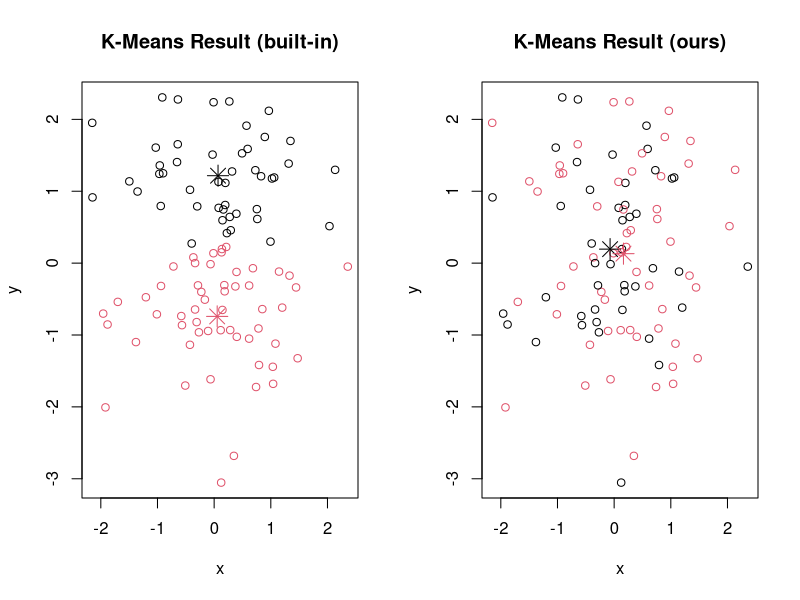
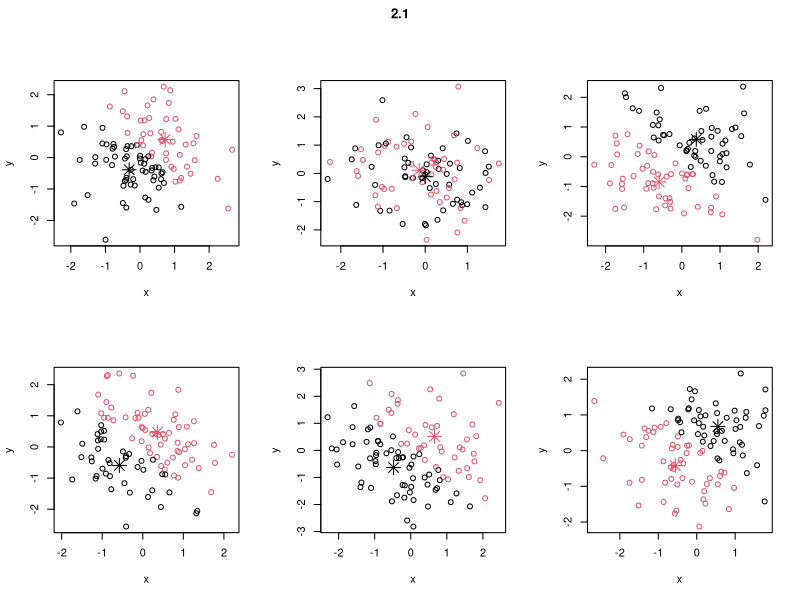
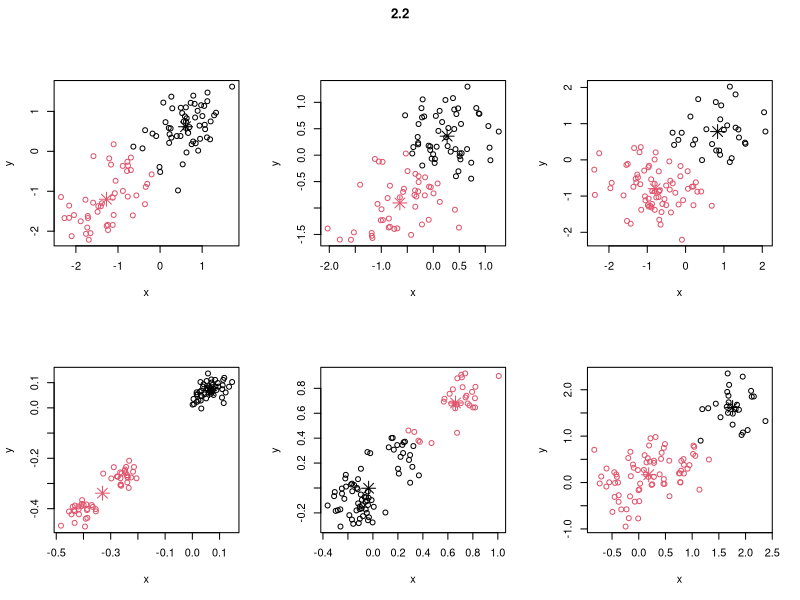

Reproduce these figures in R, in order.
# Perform k-means algorithm on a data matrix.
#
# Args:
#   - x: numeric matrix of data
#   - k: number of clusters
#   - itreration: number of iterations to run
#   - initial_centers: initial centers (randomly choose k points from x if empty)
kmeans <- function (x, k, iteration, initial_centers) {
  # Precondition:
  #  - k must be a positive integer
  #  - k <= number of points
  num_points <- nrow(x)
  if (all.equal(k, as.integer(k)) == FALSE ||
      k <= 0 ||
      k > num_points) {
    stop("k must be an integer that lies between 1 and nrow(x).")
  }
  
  # Decide initial cluster centers
  if (length(initial_centers) > 0) {
    centers <- initial_centers
  } else {
    # Randomly choose k points to be the initial cluster centers
    center_idx <- sample(num_points)[1:k]
    centers <- x[center_idx, ]
  }
  
  cluster_assignments <- rep(0, num_points)
  converge_itr <- NA
  
  for (itr in 1:iteration) {
    # Save cluster assignments for checking stopping criterion
    pre_cluster_assignments <- cluster_assignments

    # Compute distances between each point and cluster centers
    distances <- matrix(ncol=k, nrow=num_points)
    for (center_idx in 1:k) {
      square_distance <- (x - centers[center_idx, ]) ^ 2
      distances[, center_idx] <- sqrt(rowSums(square_distance))
    }
    # Assign each point to the nearest cluster
    for (point_idx in 1:num_points) {
      cluster_assignments[point_idx] <- which.min(distances[point_idx, ])
    }
    # Update cluster centers
    for (center_idx in 1:k) {
      points_belong_to_cluster <- which(cluster_assignments==center_idx)
      if (length(points_belong_to_cluster) > 0) {
        centers[center_idx, ] <- colMeans(x[points_belong_to_cluster, ])
      }
    }
    # Check stopping criterion:
    #  - the cluster each point belongs to is unchanged
    #  - cluster centers are stable
    if (all.equal(pre_cluster_assignments, cluster_assignments)==TRUE) {
      converge_itr <- itr
      cat(sprintf("K-Means converged at iteration %d.\n", itr))
      break
    }
  }
  return(list(cluster=cluster_assignments,
              centers=centers,
              iter=converge_itr))
}

kmeans_test <- function () {
  # Randomly generate 100 points on 2-D plane
  num_points <- 100
  dim <- 2
  x <- matrix(rnorm(num_points * dim), ncol=dim)
  colnames(x) <- c("x", "y")
  
  # k-means algorithm settings
  num_clusters <- 2
  num_itr <- 30

  # Perform k-means algorithm using R built-in implementation
  result1 <- stats::kmeans(x, x[1:num_clusters, ], num_itr)
  # Perform k-means algorithm using our own implementation
  result2 <- kmeans(x, num_clusters, num_itr, x[1:num_clusters, ])
  
  # Plot clustering result
  par(mfrow=c(1, 2)) # 2 figures arrange in 1 row 2 columns
  plot(x, col=result1$cluster, main="K-Means Result (built-in)")
  points(result1$centers, col=1:num_clusters, pch=8, cex=2)
  plot(x, col=result2$cluster, main="K-Means Result (ours)")
  points(result2$centers, col=1:num_clusters, pch=8, cex=2)
}

kmeans_2.1 <- function () {
  # k-means algorithm settings
  num_clusters <- 2
  num_itr <- 30
  
  par(oma=c(0,0,2,0))
  par(mfrow=c(2, 3)) # 6 figures arrange in 3 row 2 columns
  for (itr in 1:6) {
    # Randomly generate 100 points on 2-D plane
    num_points <- 100
    dim <- 2
    x <- matrix(rnorm(num_points * dim), ncol=dim)
    colnames(x) <- c("x", "y")
  
    result <- kmeans(x, num_clusters, num_itr, x[1:num_clusters, ])
    plot(x, col=result$cluster)
    points(result$centers, col=1:num_clusters, pch=8, cex=2)
  }
  title("2.1", outer=TRUE)
}

kmeans_2.2 <- function () {
  # k-means algorithm settings
  num_clusters <- 2
  num_itr <- 30

  par(oma=c(0,0,2,0))
  par(mfrow=c(2, 3)) # 6 figures arrange in 3 row 2 columns
  for (itr in 1:6) {
    # Dataset is generated as below:
    #   - Randomly pick 2 points A and B on the 2-D plan.
    #   - Take each point as mean and generate 50 points respectively
    #     following a normal distribution that
    #     sd = (distance between A and B) / 4
    a <- matrix(rnorm(2), ncol=2)
    b <- matrix(rnorm(2), ncol=2)
    distance <- sqrt(sum(a - b) ^ 2)
    sd <- distance / 4
    x_from_a <- matrix(rnorm(50 * 2, mean=a, sd=sd), ncol=2)
    x_from_b <- matrix(rnorm(50 * 2, mean=b, sd=sd), ncol=2)
    x <- rbind(x_from_a, x_from_b)
    colnames(x) <- c("x", "y")

    result <- kmeans(x, num_clusters, num_itr, x[1:num_clusters, ])
    plot(x, col=result$cluster)
    points(result$centers, col=1:num_clusters, pch=8, cex=2)
  }
  title("2.2", outer=TRUE)
}

# Run
kmeans_test()
kmeans_2.1()
kmeans_2.2()